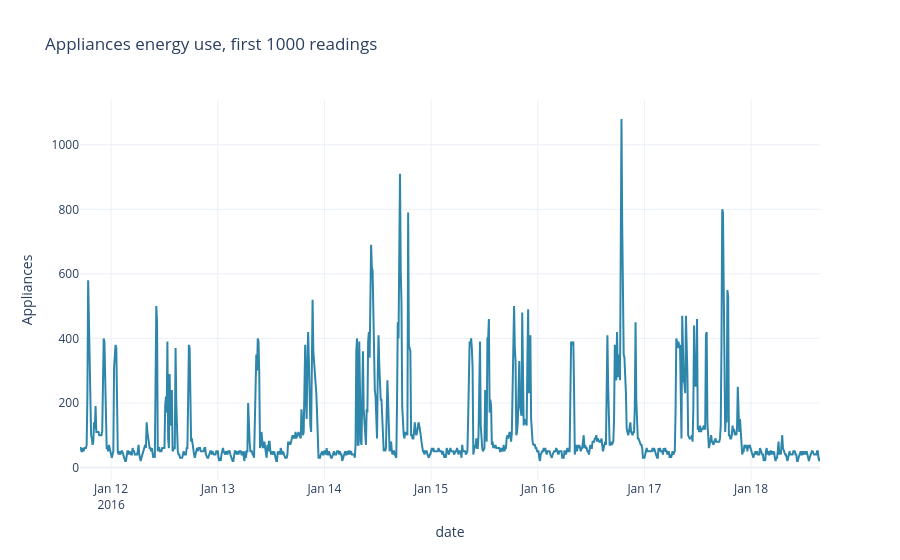

This figure's notebook cell:
### Code cell
fig = px.line(train_df.head(1000), x='date', y='Appliances',
              title='Appliances energy use, first 1000 readings')
fig.show()

### Figure 1 — Plotly figure (JSON) as saved in the notebook; plotly's stock layout.template omitted (floating-point values rounded to 4 significant figures; data arrays with more than 128 entries replaced by an {"elided": "..."} marker saying what was removed)
{"data": [{"hovertemplate": "date=%{x}<br>Appliances=%{y}<extra></extra>", "legendgroup": "", "line": {"color": "#2E86AB", "dash": "solid"}, "marker": {"symbol": "circle"}, "mode": "lines", "name": "", "orientation": "v", "showlegend": false, "type": "scatter", "x": {"elided": "1000 str values"}, "xaxis": "x", "y": {"elided": "1000 int values"}, "yaxis": "y"}], "layout": {"legend": {"tracegroupgap": 0}, "title": {"text": "Appliances energy use, first 1000 readings"}, "xaxis": {"anchor": "y", "domain": [0, 1], "title": {"text": "date"}}, "yaxis": {"anchor": "x", "domain": [0, 1], "title": {"text": "Appliances"}}}}
